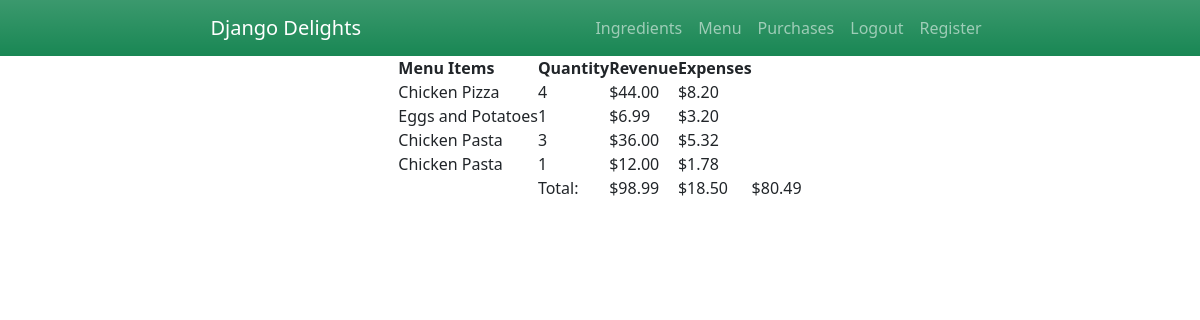
Before: /incomereport (signed in) with the older database file.
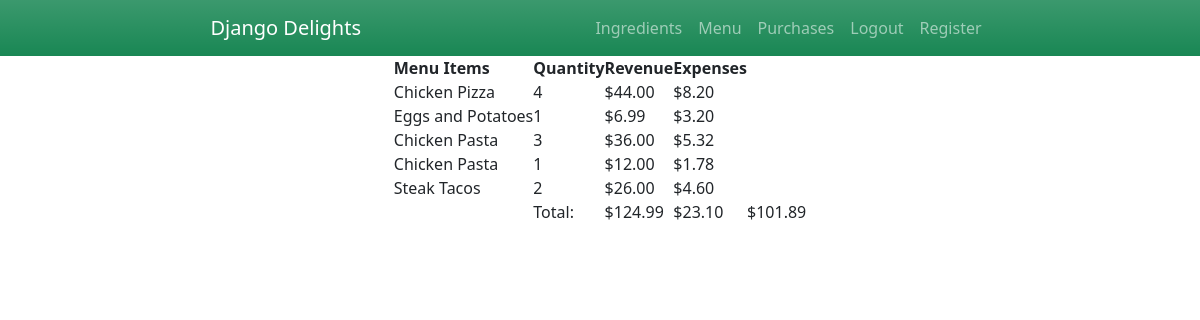
After: the same page with the newer database file.
### inventory/models.py (models this page shows, shortened)
class Purchase(models.Model):
    menu_item = models.ForeignKey(MenuItem, on_delete=models.CASCADE)
    purchase_date = models.DateTimeField(auto_now_add=True, null=False, blank=False)
    quantity = models.IntegerField(blank=True, null=True)
    total = models.DecimalField(max_digits=10, decimal_places=2, null=True, blank=True, default=0)
    cogs = models.DecimalField(max_digits=10, decimal_places=2, null=True, blank=True, default=0)

class MenuItem(models.Model):
    name = models.CharField(max_length=25, null=False, blank=False)
    price = models.DecimalField(max_digits=10, decimal_places=2, null=False, blank=False)
    ingredients = models.ManyToManyField(Ingredient, through='RecipeRequirement')
    def __str__(self):
        return self.name

### inventory/views.py (the view)
# urls.py: path('incomereport', views.incomereport, name='incomereport'),
@login_required(login_url='/login_page')
def incomereport(request):
    purchases = Purchase.objects.all()
    revtotal = 0
    expensetotal = 0
    for purchase in purchases:
        revtotal += purchase.total
        expensetotal += purchase.cogs
    overalltotal = revtotal - expensetotal
    context = {'purchases': purchases,
               'revtotal': revtotal,
               'expensetotal': expensetotal,
               'overalltotal': overalltotal
               }
    return render(request, 'inventory/incomereport.html', context)

### inventory/templates/inventory/incomereport.html
{% extends './base.html' %}
{% block content %}
<table>
    <tr>
    <th>Menu Items</th>
    <th>Quantity</th>
    <th>Revenue</th>
    <th>Expenses</th>
    <th></th>
    </tr>
    {% for purchase in purchases %}
    <tr>
        <td>{{purchase.menu_item}}</td>
        <td>{{purchase.quantity}}</td>
        <td>${{purchase.total}}</td>
        <td>${{purchase.cogs}}</td>
        <td></td>
    </tr>
    {% endfor %}
    <tr>
        <td></td>
        <td>Total:</td>
        <td>${{ revtotal }}</td>
        <td>${{ expensetotal }}</td>
        <td>${{ overalltotal }}</td>
    </tr>
</table>
{% endblock %}

Changed rows visible on the page:
added Purchase: menu_item "Steak Tacos", quantity "2", total "26.00", cogs "4.60"
Other visible differences:
{{ revtotal }}: "98.99" → "124.99"
{{ expensetotal }}: "18.50" → "23.10"
{{ overalltotal }}: "80.49" → "101.89"
